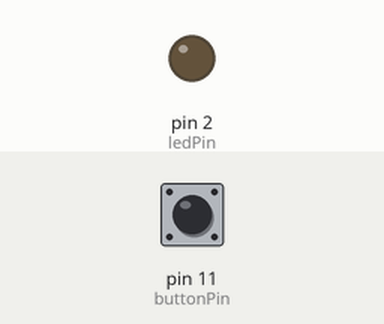
Recording of a sketch running on a simulated Arduino Uno, built with avr-gcc and run on an emulated ATmega328P. Parts: output pins drawn as LEDs (lit = HIGH). Inputs (shaded band) come from the test bench; at power-on: pin 11 (buttonPin) LOW.

Above: at 1.2 s.
1.3 s: pin 11 (buttonPin) pulled HIGH for 0.15 s
At 1.37 s:
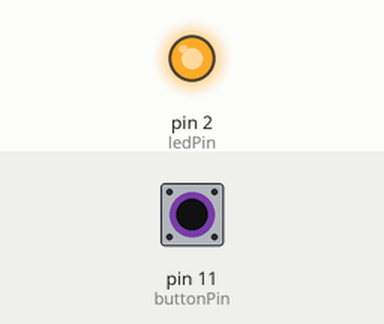
2.9 s: pin 11 (buttonPin) pulled HIGH for 3.2 s
At 7.2 s:
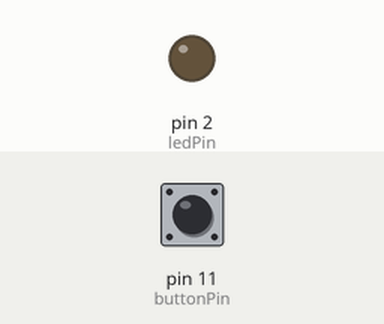
Timing chart, 0 to 8.7 s (numbered marks = the images above; inputs shaded):
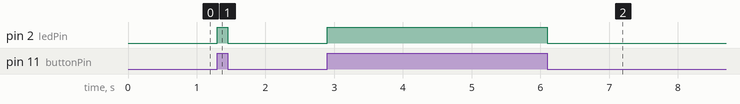

The sketch:

3.ino
```cpp
const int led = LED_BUILTIN;
const int buttonPin = 11;
const int ledPin = 2;

int state = LOW;

void setup() {

  pinMode(ledPin, OUTPUT);
  pinMode(buttonPin, INPUT);

}

void loop() {

  state = digitalRead(buttonPin);

  if (state == HIGH) {
    digitalWrite(ledPin, HIGH);
  } else {
    digitalWrite(ledPin, LOW);
  }

}
```

Measured:
- after the input at 1.3 s, pin 2 (ledPin): LOW → HIGH at once, → LOW 0.15 s later
- after the input at 2.9 s, pin 2 (ledPin): LOW → HIGH at once, → LOW 3.2 s later
